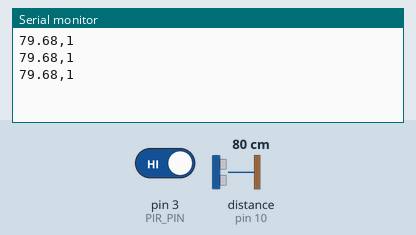
This sketch was run on a simulated Arduino Uno, built with avr-gcc and run on an emulated ATmega328P. Shown: the last lines printed to the serial monitor. Wiring (inferred from the names in the program): ultrasonic range finder: trigger pin 9; echo pin 10. Inputs (shaded band) come from the test bench; at power-on: distance to the obstacle (sensor on pin 10) 80 cm, pin 3 (PIR_PIN) HIGH. The echo pulse lasts 58.3 µs per cm.

Above: at 1.3 s.
1.4 s: distance to the obstacle (sensor on pin 10) set to 2 cm
At 1.9 s:
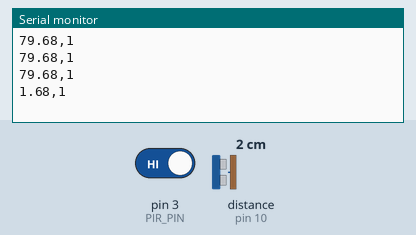
2.9 s: pin 3 (PIR_PIN) driven LOW
At 3.4 s:
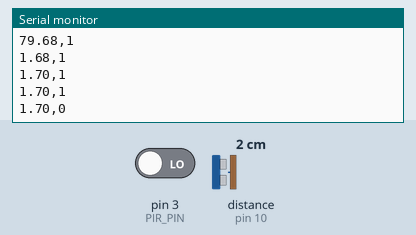
4.4 s: distance to the obstacle (sensor on pin 10) set to 4 cm
At 4.9 s:
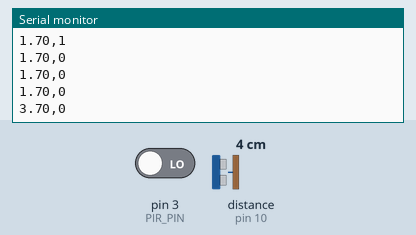
5.9 s: pin 3 (PIR_PIN) driven HIGH
At 6.4 s:
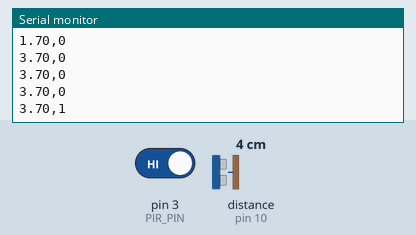
Timing chart, 0 to 8.4 s (numbered marks = the images above; inputs shaded):
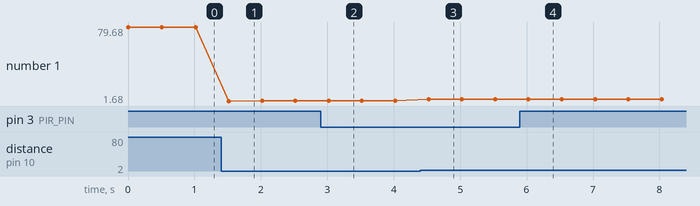

The sketch:

EMBEDDED_LAB6.ino
```cpp
#define TRIG_PIN 9
#define ECHO_PIN 10
#define PIR_PIN 3

void setup() {
  Serial.begin(9600);

  pinMode(TRIG_PIN, OUTPUT);
  pinMode(ECHO_PIN, INPUT);
  pinMode(PIR_PIN, INPUT);
}

void loop() {
  // Ultrasonic sensor
  digitalWrite(TRIG_PIN, LOW);
  delayMicroseconds(2);

  digitalWrite(TRIG_PIN, HIGH);
  delayMicroseconds(10);

  digitalWrite(TRIG_PIN, LOW);

  long duration = pulseIn(ECHO_PIN, HIGH);

  float distance = duration * 0.0343 / 2.0;

  // PIR sensor
  int motion = digitalRead(PIR_PIN);

  // Send data to Raspberry Pi
  Serial.print(distance);
  Serial.print(",");
  Serial.println(motion);

  delay(500);
}
```

Measured:
- after the input at 1.4 s, the serial monitor: prints a new line after 0.12 s (image 1)
- after the input at 2.9 s, the serial monitor: prints a new line after 0.12 s (image 2)
- after the input at 4.4 s, the serial monitor: prints a new line after 0.12 s (image 3)
- after the input at 5.9 s, the serial monitor: prints a new line after 0.13 s (image 4)
- plotted number 1: 79.68 → 1.7 after the input at 1.4 s, 1.7 → 3.7 after the input at 4.4 s
